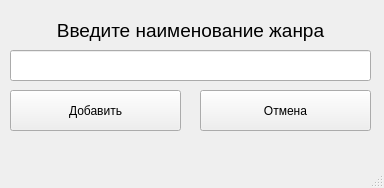
<?xml version="1.0" encoding="UTF-8"?>
<ui version="4.0">
 <class>MainWindow</class>
 <widget class="QMainWindow" name="MainWindow">
  <property name="geometry">
   <rect>
    <x>0</x>
    <y>0</y>
    <width>384</width>
    <height>188</height>
   </rect>
  </property>
  <property name="windowTitle">
   <string>Добавление нового жанра</string>
  </property>
  <property name="documentMode">
   <bool>false</bool>
  </property>
  <widget class="QWidget" name="centralwidget">
   <widget class="QLabel" name="label_6">
    <property name="geometry">
     <rect>
      <x>10</x>
      <y>20</y>
      <width>361</width>
      <height>21</height>
     </rect>
    </property>
    <property name="font">
     <font>
      <pointsize>14</pointsize>
      <weight>50</weight>
      <bold>false</bold>
     </font>
    </property>
    <property name="text">
     <string>Введите наименование жанра</string>
    </property>
    <property name="alignment">
     <set>Qt::AlignCenter</set>
    </property>
   </widget>
   <widget class="QLineEdit" name="line_name">
    <property name="geometry">
     <rect>
      <x>10</x>
      <y>50</y>
      <width>361</width>
      <height>31</height>
     </rect>
    </property>
    <property name="font">
     <font>
      <pointsize>14</pointsize>
     </font>
    </property>
   </widget>
   <widget class="QPushButton" name="btn_add">
    <property name="geometry">
     <rect>
      <x>10</x>
      <y>90</y>
      <width>171</width>
      <height>41</height>
     </rect>
    </property>
    <property name="text">
     <string>Добавить</string>
    </property>
   </widget>
   <widget class="QPushButton" name="btn_cancel">
    <property name="geometry">
     <rect>
      <x>200</x>
      <y>90</y>
      <width>171</width>
      <height>41</height>
     </rect>
    </property>
    <property name="text">
     <string>Отмена</string>
    </property>
   </widget>
   <widget class="QLabel" name="label_info">
    <property name="geometry">
     <rect>
      <x>10</x>
      <y>140</y>
      <width>361</width>
      <height>21</height>
     </rect>
    </property>
    <property name="font">
     <font>
      <pointsize>14</pointsize>
      <weight>50</weight>
      <bold>false</bold>
     </font>
    </property>
    <property name="styleSheet">
     <string notr="true">color: rgb(255, 0, 0);</string>
    </property>
    <property name="text">
     <string/>
    </property>
    <property name="alignment">
     <set>Qt::AlignCenter</set>
    </property>
   </widget>
  </widget>
  <widget class="QStatusBar" name="statusbar"/>
 </widget>
 <resources/>
 <connections/>
</ui>
